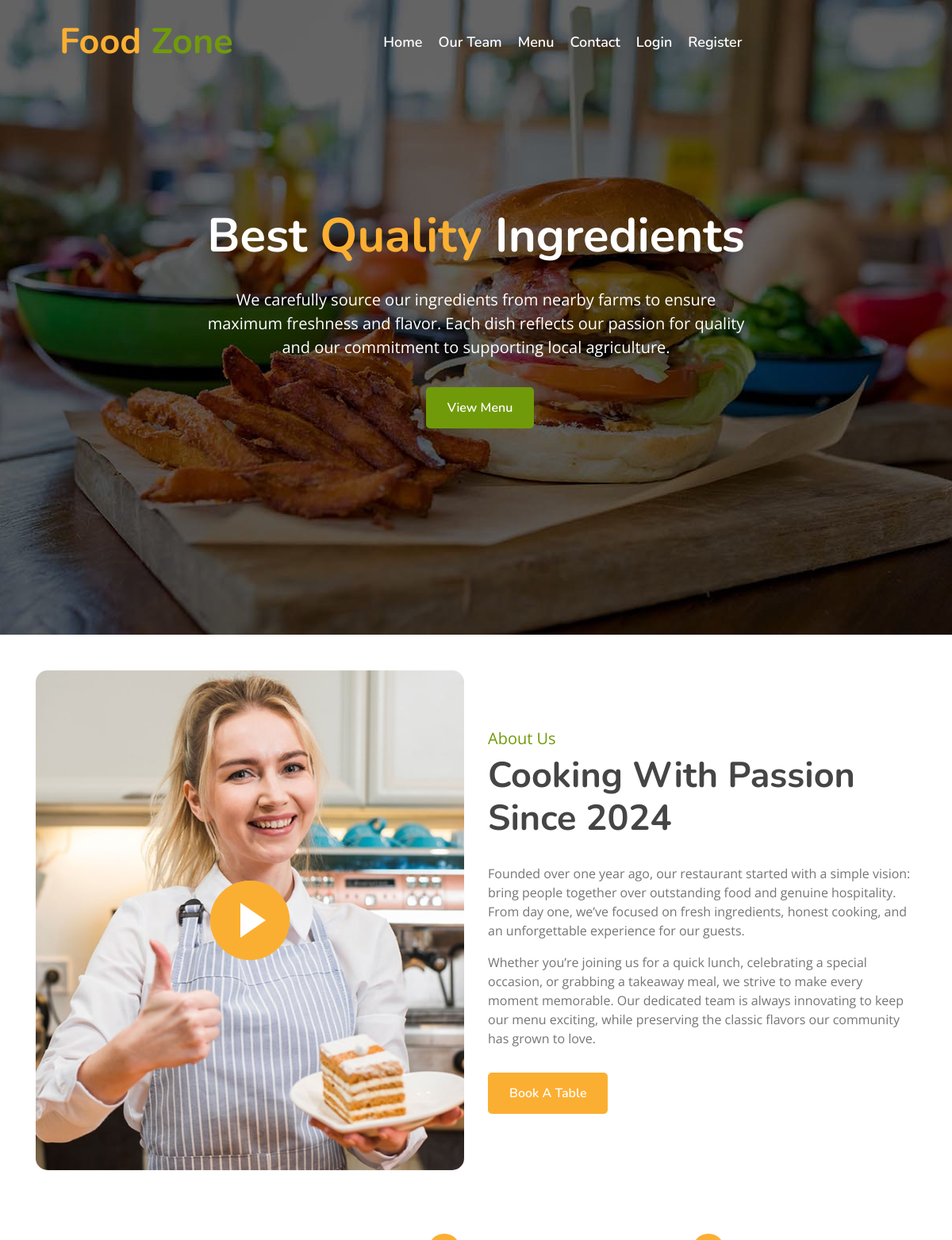
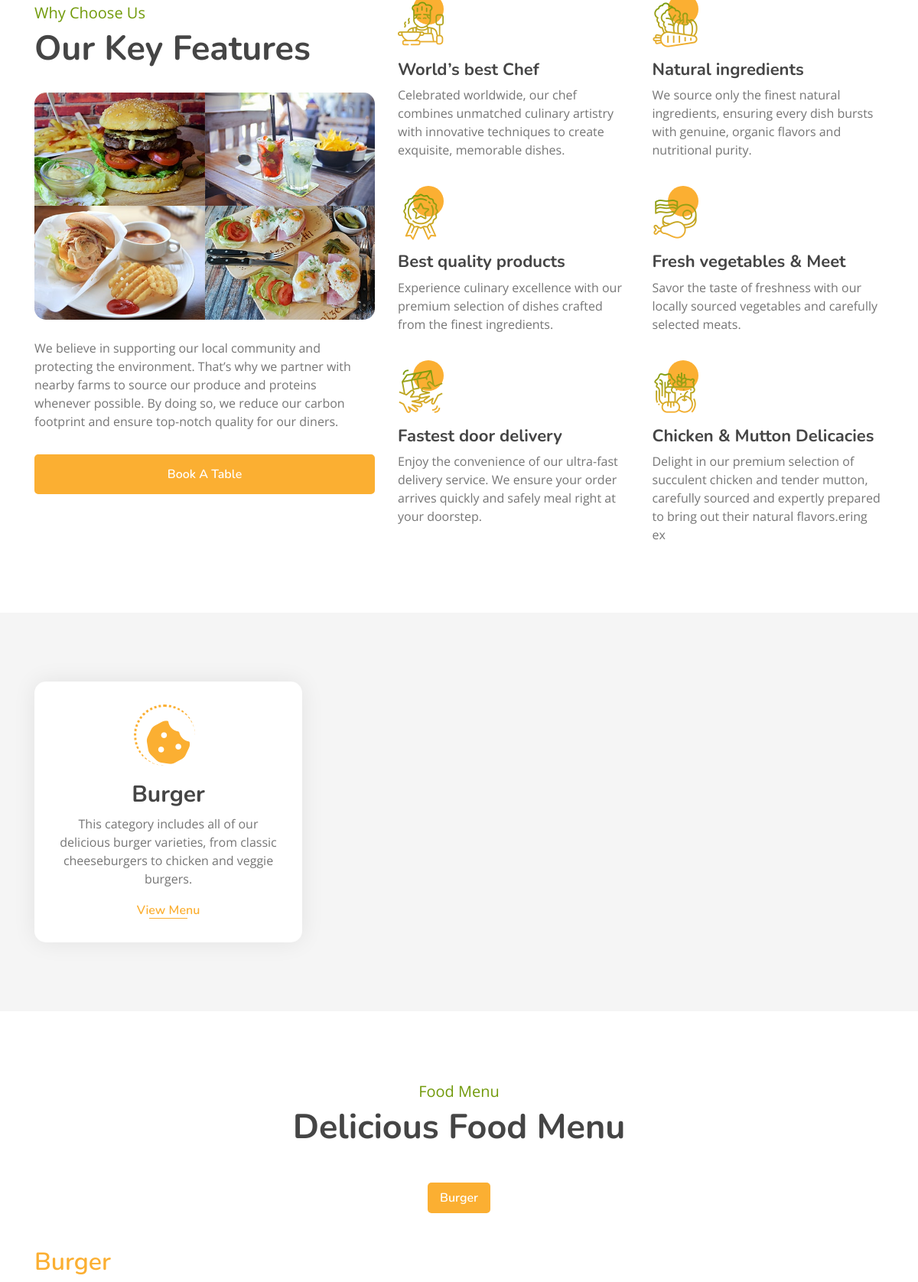
The page / (upper part) on the database its author committed (2 pictures, top to bottom).
### myapp/models.py (models this page shows, shortened)
class Category(models.Model):
    name = models.CharField(max_length=100, unique=True)
    image = models.ImageField(upload_to="categories/%Y/%m/%d")
    icon = models.CharField(max_length=50, blank=True)
    description = models.TextField()
    added_on = models.DateTimeField(auto_now_add=True)
    updated_on = models.DateTimeField(auto_now=True)

### myapp/views.py (the view)
# urls.py: path('', views.index, name='index'),
def index(request):
    cats = Category.objects.all().order_by('name')
    dishes_by_cat = []
    for cat in cats:
        dishes_by_cat.append({
            'cat_id': cat.id,
            'cat_name': cat.name,
            'cat_img': cat.image,
            'items': list(cat.dish_set.all().values())
        })
    context = {
        'categories': cats,
        'menu': dishes_by_cat
    }
    return render(request, 'index.html', context)

### myapp/models.py (called while the page is built)
    def get_queryset(self):
        return super().get_queryset().filter(is_deleted=False)

### templates/index.html (shortened to what this page needs)
{% extends 'base.html' %}
{% block content %}
  <div class="carousel">
    <div class="container-fluid">
      <div class="owl-carousel">
        <div class="carousel-item">
          <div class="carousel-img">
            <img src="/static/img/carousel-1.jpg" alt="Image" />
          </div>
          <div class="carousel-text">
            <h1>Best <span>Quality</span> Ingredients</h1>
            <p>We carefully source our ingredients from nearby farms to ensure maximum freshness and flavor. Each dish reflects our passion for quality and our commitment to supporting local agriculture.</p>
            <div class="carousel-btn">
              <a class="btn custom-btn" href="{% url 'all_dishes' %}">View Menu</a>
            </div>
          </div>
        </div>
      </div>
    </div>
  </div>
  <div class="about">
    <div class="container">
      <div class="row align-items-center">
        <div class="col-lg-6">
          <div class="about-img">
            <button type="button" class="btn-play" data-toggle="modal" data-src="https://www.youtube.com/embed/DWRcNpR6Kdc" data-target="#videoModal"><span></span></button>
          </div>
        </div>
        <div class="col-lg-6">
          <div class="about-content">
            <div class="section-header">
              <p>About Us</p>
              <h2>Cooking With Passion Since 2024</h2>
            </div>
            <div class="about-text">
              <p>Founded over one year ago, our restaurant started with a simple vision: bring people together over outstanding food and genuine hospitality. From day one, we’ve focused on fresh ingredients, honest cooking, and an unforgettable experience for our guests.</p>
              <p>Whether you’re joining us for a quick lunch, celebrating a special occasion, or grabbing a takeaway meal, we strive to make every moment memorable. Our dedicated team is always innovating to keep our menu exciting, while preserving the classic flavors our community has grown to love.</p>
              <a class="btn custom-btn" href="{% url 'book_table' %}">Book A Table</a>
            </div>
          </div>
        </div>
      </div>
    </div>
  </div>
  <div class="feature">
    <div class="container">
      <div class="row">
        <div class="col-lg-5">
          <div class="section-header">
            <p>Why Choose Us</p>
            <h2>Our Key Features</h2>
          </div>
          <div class="feature-text">
            <div class="feature-img">
              <div class="row">
                <div class="col-6">
                  <img src="/static/img/feature-1.jpg" alt="Image" />
                </div>
                <div class="col-6">
                  <img src="/static/img/feature-2.jpg" alt="Image" />
                </div>
                <div class="col-6">
                  <img src="/static/img/feature-3.jpg" alt="Image" />
                </div>
                <div class="col-6">
                  <img src="/static/img/feature-4.jpg" alt="Image" />
                </div>
              </div>
            </div>
            <p>We believe in supporting our local community and protecting the environment. That’s why we partner with nearby farms to source our produce and proteins whenever possible. By doing so, we reduce our carbon footprint and ensure top-notch quality for our diners.</p>
            <a class="btn custom-btn" href="{% url 'book_table' %}">Book A Table</a>
          </div>
        </div>
        <div class="col-lg-7">
          <div class="row">
            <div class="col-sm-6">
              <div class="feature-item">
                <i class="flaticon-cooking"></i>
                <h3>World’s best Chef</h3>
                <p>Celebrated worldwide, our chef combines unmatched culinary artistry with innovative techniques to create exquisite, memorable dishes.</p>
              </div>
            </div>
            <div class="col-sm-6">
              <div class="feature-item">
                <i class="flaticon-vegetable"></i>
                <h3>Natural ingredients</h3>
                <p>We source only the finest natural ingredients, ensuring every dish bursts with genuine, organic flavors and nutritional purity.</p>
              </div>
            </div>
          </div>
          <div class="row">
            <div class="col-sm-6">
              <div class="feature-item">
                <i class="flaticon-medal"></i>
                <h3>Best quality products</h3>
                <p>Experience culinary excellence with our premium selection of dishes crafted from the finest ingredients. </p>
              </div>
            </div>
            <div class="col-sm-6">
              <div class="feature-item">
                <i class="flaticon-meat"></i>
                <h3>Fresh vegetables & Meet</h3>
                <p>Savor the taste of freshness with our locally sourced vegetables and carefully selected meats.</p>
              </div>
            </div>
          </div>
          <div class="row">
            <div class="col-sm-6">
              <div class="feature-item">
                <i class="flaticon-courier"></i>
                <h3>Fastest door delivery</h3>
                <p>Enjoy the convenience of our ultra-fast delivery service. We ensure your order arrives quickly and safely meal right at your doorstep.</p>
              </div>
            </div>
            <div class="col-sm-6">
              <div class="feature-item">
                <i class="flaticon-fruits-and-vegetables"></i>
                <h3>Chicken & Mutton Delicacies</h3>
                <p>Delight in our premium selection of succulent chicken and tender mutton, carefully sourced and expertly prepared to bring out their natural flavors.ering ex
                </p>
              </div>
            </div>
          </div>
        </div>
      </div>
    </div>
  </div>
  <div class="food">
    <div class="container">
      <div class="row align-items-center">
        {% for cat in categories %}
          <div class="col-md-4">
            <div class="food-item">
              <i class="fa-solid fa-cookie-bite"></i>
              <h2>{{ cat.name }}</h2>
              <p>{{ cat.description }}</p>
              <a href="{% url 'all_dishes' %}?q={{ cat.id }}">View Menu</a>
            </div>
          </div>
        {% endfor %}
      </div>
    </div>
  </div>
  <div class="menu">
    <div class="container">
      <div class="section-header text-center">
        <p>Food Menu</p>
        <h2>Delicious Food Menu</h2>
      </div>
      <div class="menu-tab">
        <ul class="nav nav-pills justify-content-center">
          {% for category in menu %}
            <li class="nav-item">
              <a class="nav-link" data-toggle="pill" href="#c-{{ category.cat_id }}">{{ category.cat_name }}</a>
            </li>
          {% endfor %}
        </ul>
        <div class="tab-content">
        </div>
      </div>
    </div>
  </div>
  <div class="food-categories">
    <div class="container">
      <div class="row">
        {% for category in categories %}
          <div class="col-md-4">
            <div class="category">
              <h2><a href="{% url 'category_dishes' category_id=category.id %}">{{ category.name }}</a></h2>
            </div>
          </div>
        {% endfor %}
      </div>
    </div>
  </div>
{% endblock %}

### rows shown on the page
Category: name "Burger", description "This category includes all of our delicious burger varieties, from classic cheeseburgers to chicken and veggie burgers.", cat_name "Burger"
